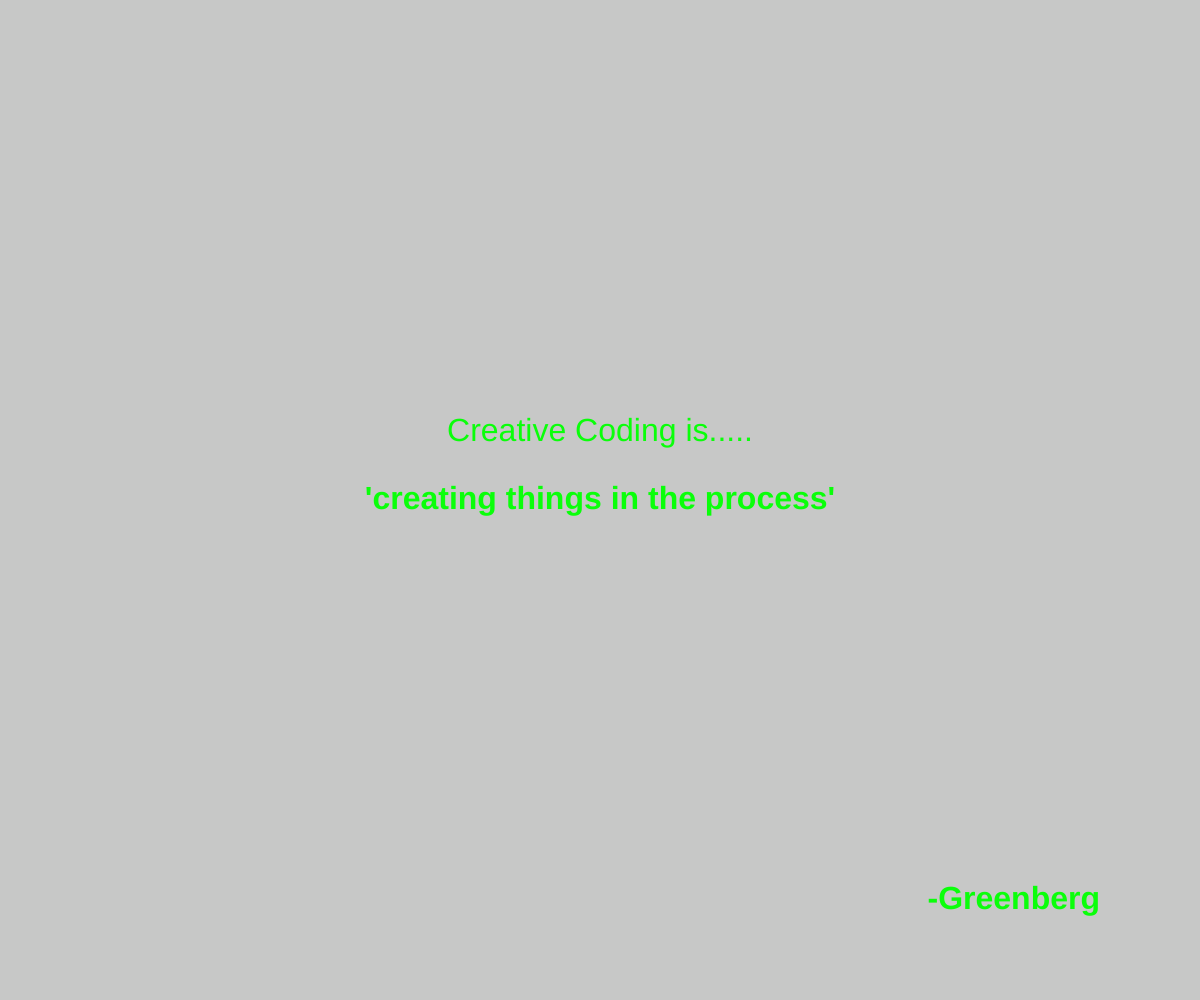
Frame 1 (no input)
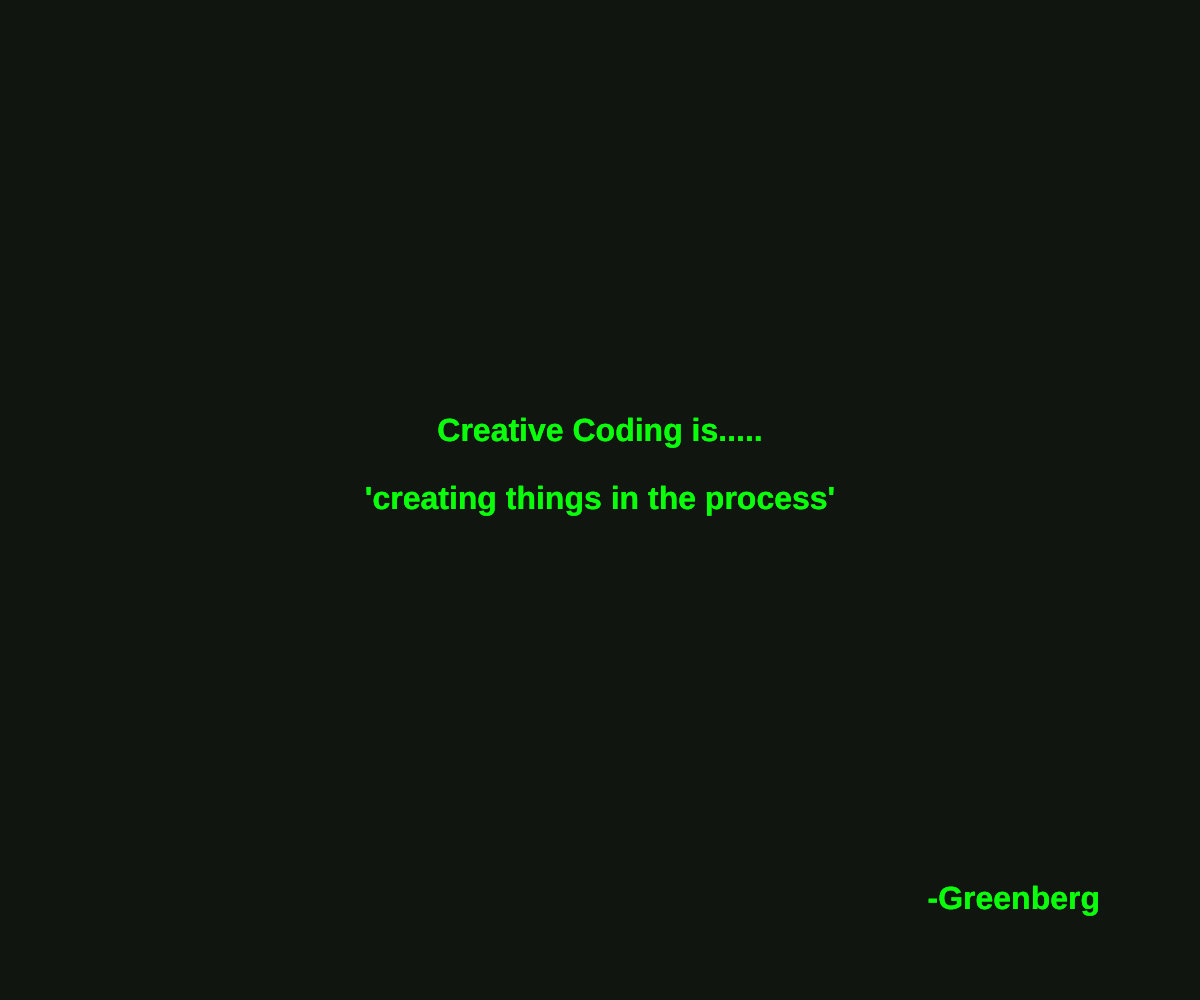
Frame 60 (no input)
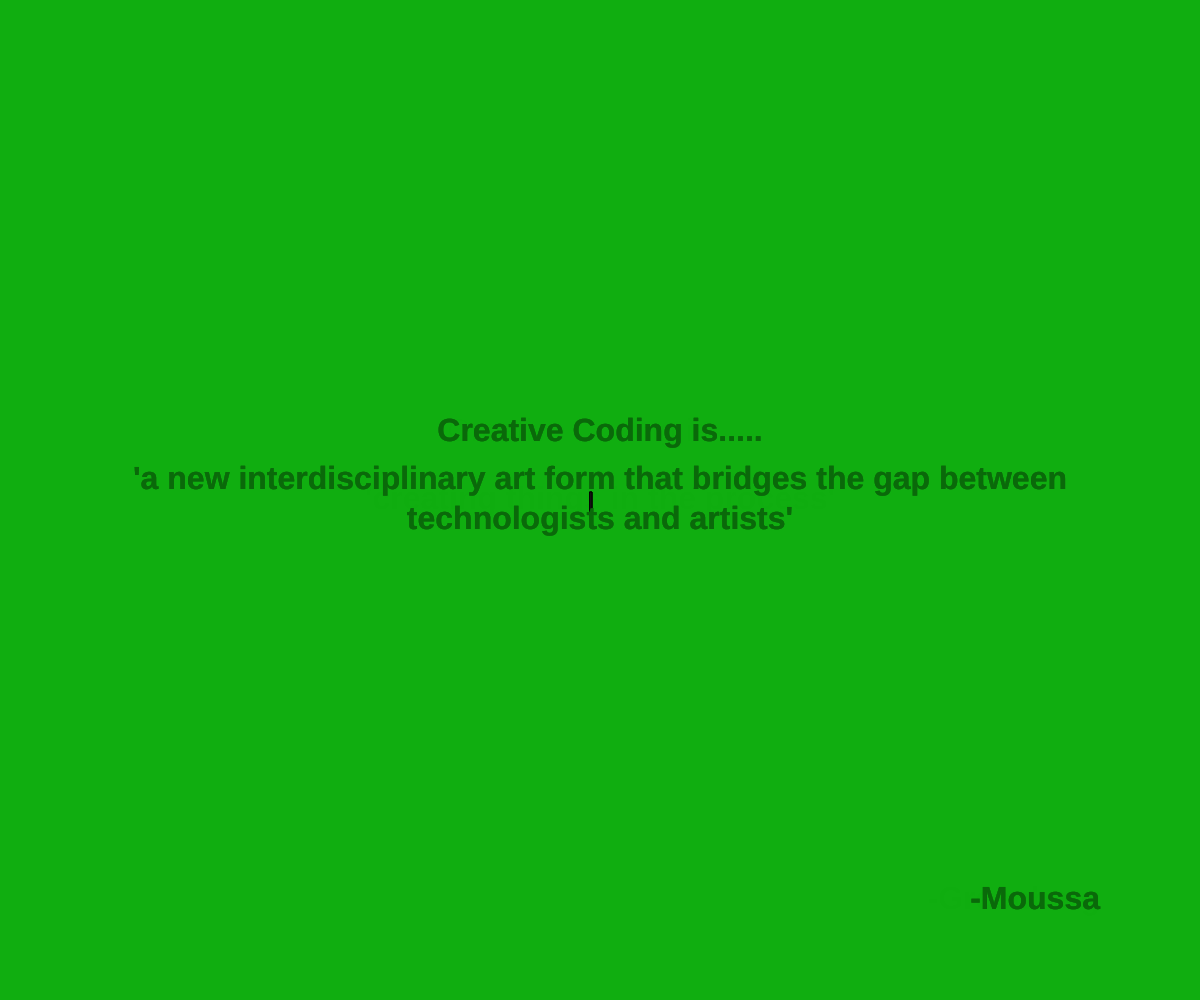
Frame 120 (the mouse pressed at the canvas centre since frame 60)

The p5.js sketch that drew these frames (run headless with seeded random() and noise() and a simulated clock; from frame 60 on, the mouse is pressed at the canvas centre):

// p5.js sketch
// ── sketch.js
// change the quotes in this array. Be mindful of the quotation marks!
// this is the only part of the file you need to edit!

const quotes = [
  { text: "where order becomes ENERGYYY", source: "Mengni" },
  { text: "creating things in the process", source: "Greenberg" },
  { text: "a new interdisciplinary art form that bridges the gap between\ntechnologists and artists", source: "Moussa" },
  { text: "a process, based on exploration, iteration, reflection and discovery", source: "Mitchell & Bown" },
  { text: "conceptualizing abstract thinking and makes it a visual result through coding", source: "Kim" },
  { text: "a creative dialogue with the computer", source: "Rodenbroker" },
  { text: "a practice and attitude toward programming that treats code as\na material for exploration and expression", source: "Stig" },
  { text: "making art with code", source: "Bryant" }
];
// no need to edit anything below this line! 
// if you have made an error, you can check your history to see what might have gone wrong

// a variable that holds the current quote
let current = [];
let quoteAlpha = 255; //quote transparency
let fadeState = false; //quote trasnparency in 0 or not

function setup() {
  createCanvas(windowWidth, windowHeight);
  // Seed with millis() so each page load gives a different quote.
  randomSeed(millis());
  textSize(32);
  // calls the function to pick a quote
  pickQuote();
}

function pickQuote() {
  // take a random number and use that to identify what quote to use
  current = quotes[floor(random(quotes.length))];
}

function draw() {
  background(20, 25+mouseX/4, 20, 60); // set the background color And Fade
  
  drawCursor();

  updateFade();

  fill(10, 255-mouseX/4, 10, quoteAlpha); //set quote color
  drawQuote();  // draw the quote on screen
}

function drawCursor() {
   fill(20, 20, 20) //set cursor color
  rect(mouseX-10, mouseY-8, 2, 24) //add a cute cursor
}

function drawQuote() {   // draw text
  textAlign(CENTER, CENTER);
  text("Creative Coding is.....", width / 2, height / 2 - 68);
  textStyle(BOLD);
  text("'" + current.text + "'", width / 2, height / 2);
  textAlign(RIGHT, CENTER);
  text("-" + current.source, width - 100, height - 100);

}

function windowResized() {
  resizeCanvas(windowWidth, windowHeight);
}

function updateFade() {
  if (fadeState) {
    quoteAlpha -= 30; //lower the transparency
    if (quoteAlpha <= 0) {
      quoteAlpha = 0;
      pickQuote(); 
      fadeState = false; //done fading
    }
  } else {
    if (quoteAlpha < 255) {
      quoteAlpha += 10; //adding transparency
    }
  }
}

// function newQuote() {
//  pickQuote();
//  redraw();
// }

function mousePressed() {
  fadeState = true; //start to fade
}
